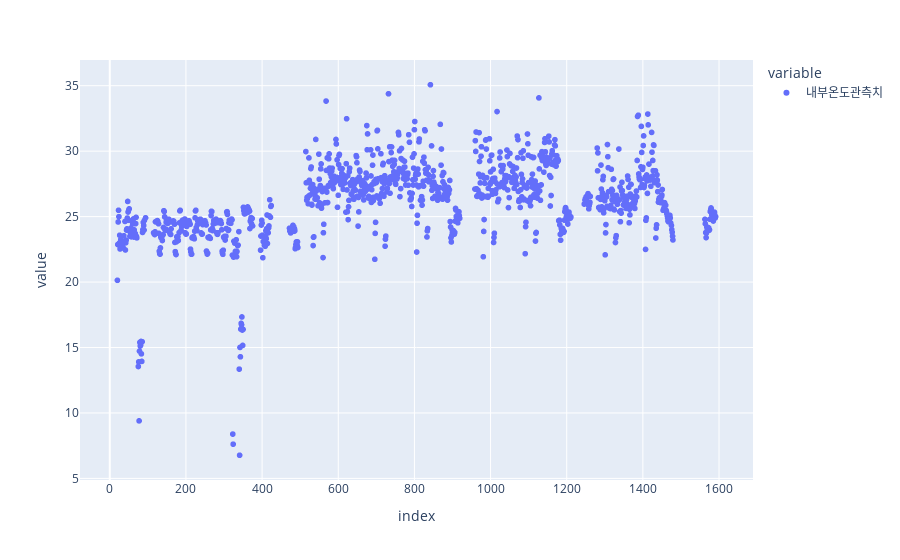
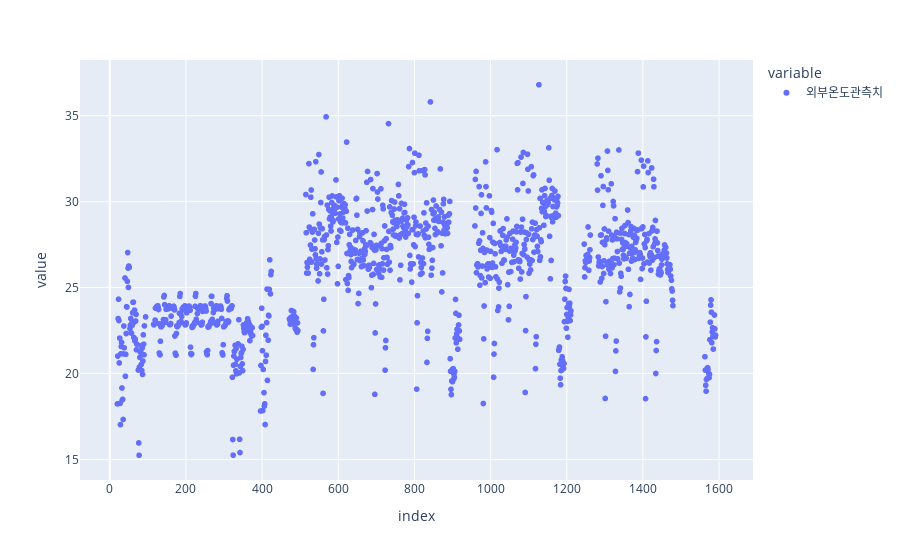
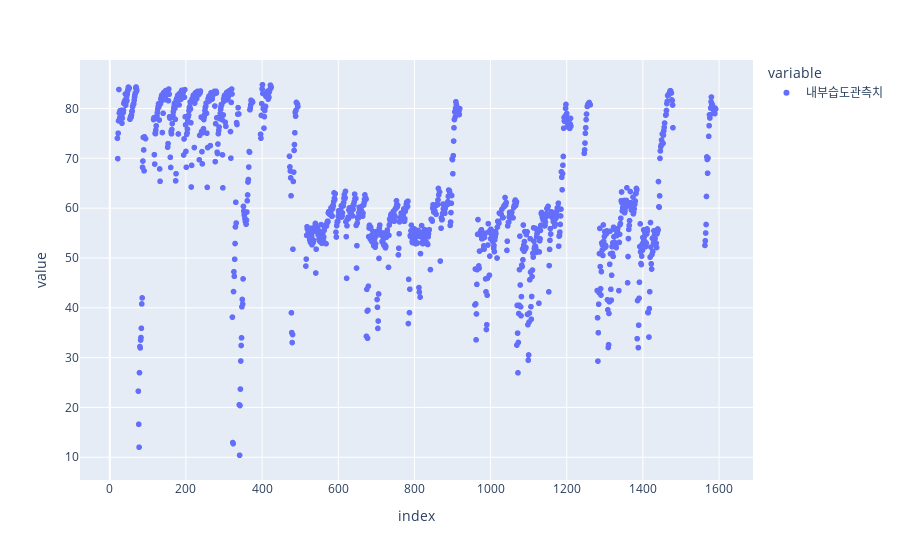
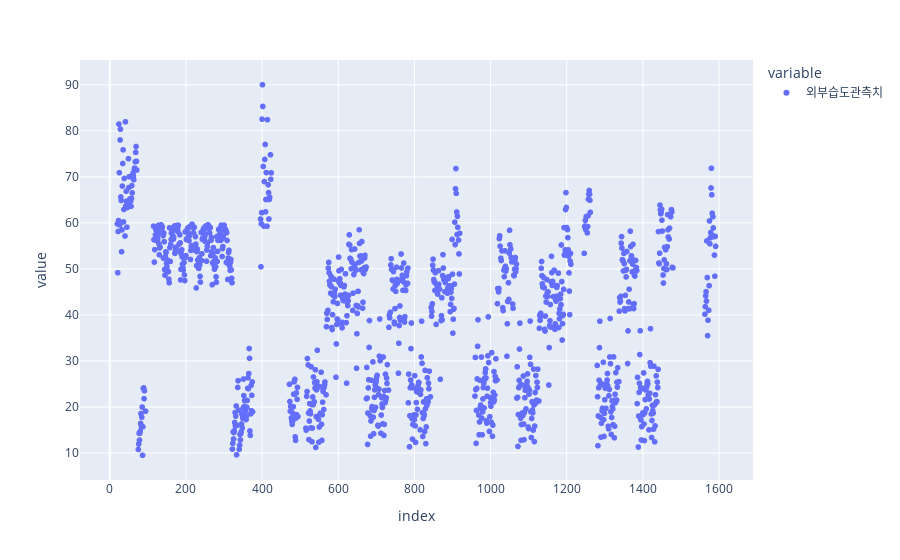

The code cell stored with these charts, in order, in its notebook:
### Code cell
firstfeats = ['내부온도관측치', '외부온도관측치', '내부습도관측치', '외부습도관측치', 'CO2관측치', 'EC관측치','최근분무량']

secondfeats = ['냉방온도', '냉방부하','난방온도', '난방부하']

thirdfeats = ['화이트 LED동작강도', '레드 LED동작강도', '블루 LED동작강도', '총추정광량', '백색광추정광량', '적색광추정광량', '청색광추정광량']

for feat in firstfeats:

    fig = px.scatter(train_df[feat], hover_name=train_df["이미지"])
    fig.show()

what = train_df[train_df['최근분무량'] > 10000]
what

### Figure 1 — Plotly figure (JSON) as saved in the notebook; plotly's stock layout.template omitted (floating-point values rounded to 4 significant figures; data arrays with more than 128 entries replaced by an {"elided": "..."} marker saying what was removed)
{"data": [{"hovertemplate": "<b>%{hovertext}</b><br><br>variable=내부온도관측치<br>index=%{x}<br>value=%{y}<extra></extra>", "hovertext": {"elided": "1211 str values"}, "legendgroup": "내부온도관측치", "marker": {"color": "#636efa", "symbol": "circle"}, "mode": "markers", "name": "내부온도관측치", "showlegend": true, "type": "scattergl", "x": {"elided": "1211 int values"}, "xaxis": "x", "y": {"elided": "1211 float values"}, "yaxis": "y"}], "layout": {"legend": {"title": {"text": "variable"}, "tracegroupgap": 0}, "margin": {"t": 60}, "xaxis": {"anchor": "y", "domain": [0, 1], "title": {"text": "index"}}, "yaxis": {"anchor": "x", "domain": [0, 1], "title": {"text": "value"}}}}

### Figure 2 — Plotly figure (JSON) as saved in the notebook; plotly's stock layout.template omitted (floating-point values rounded to 4 significant figures; data arrays with more than 128 entries replaced by an {"elided": "..."} marker saying what was removed)
{"data": [{"hovertemplate": "<b>%{hovertext}</b><br><br>variable=외부온도관측치<br>index=%{x}<br>value=%{y}<extra></extra>", "hovertext": {"elided": "1211 str values"}, "legendgroup": "외부온도관측치", "marker": {"color": "#636efa", "symbol": "circle"}, "mode": "markers", "name": "외부온도관측치", "showlegend": true, "type": "scattergl", "x": {"elided": "1211 int values"}, "xaxis": "x", "y": {"elided": "1211 float values"}, "yaxis": "y"}], "layout": {"legend": {"title": {"text": "variable"}, "tracegroupgap": 0}, "margin": {"t": 60}, "xaxis": {"anchor": "y", "domain": [0, 1], "title": {"text": "index"}}, "yaxis": {"anchor": "x", "domain": [0, 1], "title": {"text": "value"}}}}

### Figure 3 — Plotly figure (JSON) as saved in the notebook; plotly's stock layout.template omitted (floating-point values rounded to 4 significant figures; data arrays with more than 128 entries replaced by an {"elided": "..."} marker saying what was removed)
{"data": [{"hovertemplate": "<b>%{hovertext}</b><br><br>variable=내부습도관측치<br>index=%{x}<br>value=%{y}<extra></extra>", "hovertext": {"elided": "1211 str values"}, "legendgroup": "내부습도관측치", "marker": {"color": "#636efa", "symbol": "circle"}, "mode": "markers", "name": "내부습도관측치", "showlegend": true, "type": "scattergl", "x": {"elided": "1211 int values"}, "xaxis": "x", "y": {"elided": "1211 float values"}, "yaxis": "y"}], "layout": {"legend": {"title": {"text": "variable"}, "tracegroupgap": 0}, "margin": {"t": 60}, "xaxis": {"anchor": "y", "domain": [0, 1], "title": {"text": "index"}}, "yaxis": {"anchor": "x", "domain": [0, 1], "title": {"text": "value"}}}}

### Figure 4 — Plotly figure (JSON) as saved in the notebook; plotly's stock layout.template omitted (floating-point values rounded to 4 significant figures; data arrays with more than 128 entries replaced by an {"elided": "..."} marker saying what was removed)
{"data": [{"hovertemplate": "<b>%{hovertext}</b><br><br>variable=외부습도관측치<br>index=%{x}<br>value=%{y}<extra></extra>", "hovertext": {"elided": "1211 str values"}, "legendgroup": "외부습도관측치", "marker": {"color": "#636efa", "symbol": "circle"}, "mode": "markers", "name": "외부습도관측치", "showlegend": true, "type": "scattergl", "x": {"elided": "1211 int values"}, "xaxis": "x", "y": {"elided": "1211 float values"}, "yaxis": "y"}], "layout": {"legend": {"title": {"text": "variable"}, "tracegroupgap": 0}, "margin": {"t": 60}, "xaxis": {"anchor": "y", "domain": [0, 1], "title": {"text": "index"}}, "yaxis": {"anchor": "x", "domain": [0, 1], "title": {"text": "value"}}}}
